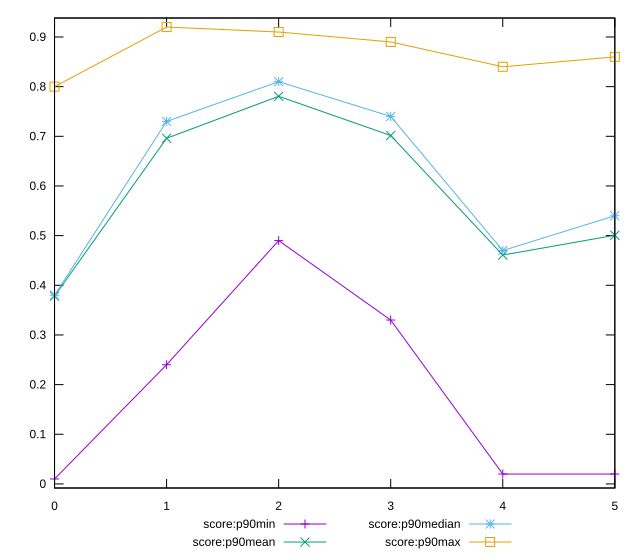

Recreate this plot in gnuplot.
reset

$scoreP90Min <<EOF
0 0.01
1 0.24
2 0.49
3 0.33
4 0.02
5 0.02
EOF

$scoreP90Mean <<EOF
0 0.37824175824175843
1 0.6960439560439565
2 0.7805494505494506
3 0.7015384615384614
4 0.46087912087912103
5 0.5007692307692307
EOF

$scoreP90Median <<EOF
0 0.38
1 0.73
2 0.81
3 0.74
4 0.47
5 0.54
EOF

$scoreP90Max <<EOF
0 0.8
1 0.92
2 0.91
3 0.89
4 0.84
5 0.86
EOF

set key outside below
set xrange [0:5]
set yrange [-0.0082:0.9382]
set trange [-0.0082:0.9382]
set terminal svg size 640, 560 enhanced background rgb 'white'
set output "reprap/estimated-input-latency/progression/score.svg"

plot $scoreP90Min title "score:p90min" with linespoints, \
     $scoreP90Mean title "score:p90mean" with linespoints, \
     $scoreP90Median title "score:p90median" with linespoints, \
     $scoreP90Max title "score:p90max" with linespoints

reset
